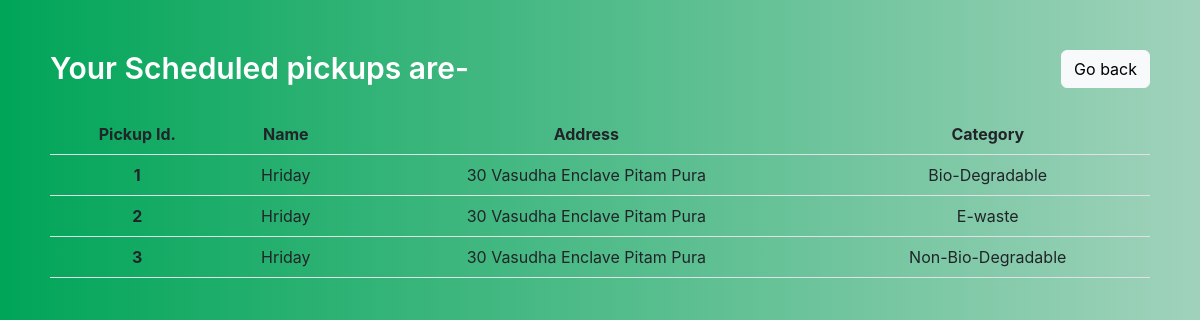
Before: /records with the older database file.
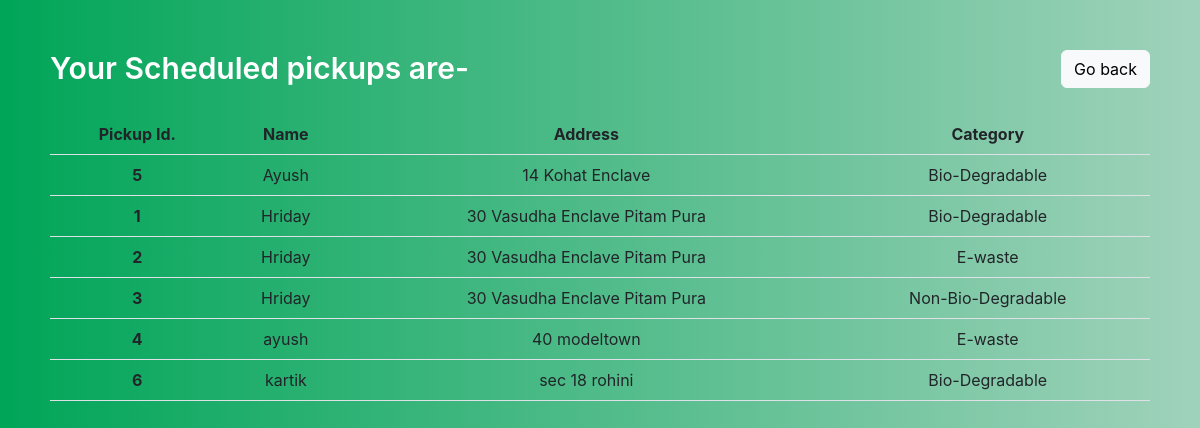
After: the same page with the newer database file.
### app.py (models this page shows, shortened)
class Todo(db.Model):
    id = db.Column(db.Integer, primary_key=True)
    firstname = db.Column(db.String(200), nullable=False)
    address = db.Column(db.String(200))
    category=db.Column(db.String)

### app.py (the view)
@app.route('/records')
def records():
    tasks = Todo.query.order_by(Todo.firstname).all()
    return render_template('records.html', tasks=tasks)

### templates/records.html (shortened to what this page needs)
{% extends 'home.html' %}
{% block body %}
<div class="gradient-custom text-center" style="min-height: 30%;">
  <div class="row">
    <div class="col" style="height:40px;">
      <h1 style="font-size: 30px; margin-top:0px; color:rgb(255, 255, 255); font-weight: 600;float: left;">Your
        Scheduled pickups are-</h1>
    </div>
    <div class="col "><button type="submit" class="btn btn-light btn-rounded" style="float:right;">
        <a href="/schedule2"> Go back</a>
      </button></div>
  </div>
  <br>
  <table class="table">
    <tr>
      <th scope="col">Pickup Id.</th>
      <th scope="col">Name</th>
      <th scope="col">Address</th>
      <th scope="col">Category</th>
    </tr>
    {% for task in tasks %}
    <tr>
      <th scope="row">{{task.id}}</th>
      <td>{{task.firstname}}</td>
      <td>{{task.address}}</td>
      <td>{{task.category}}</td>
    </tr>
    {% endfor %}
  </table>
</div>
{% endblock %}

### templates/home.html (shortened to what this page needs)
<!DOCTYPE html>
<html lan="en">
<head>
  <link rel="stylesheet" href="{{url_for('static',filename='css/bootstrap.css')}}">
  <link rel="stylesheet" href="{{url_for('static',filename='css/style.css')}}">
</head>
<body>
	{% block body %}{% endblock %}
</body>
</html>

### static/css/style.css (style rules this page uses)
html { overflow-x: hidden; }
body { font-family: -apple-system,BlinkMacSystemFont,"Segoe UI",Roboto,Helvetica,Arial,sans-serif,"Apple Color Emoji","Segoe UI Emoji","Segoe UI Symbol"; }
a { color: black; text-decoration: none; }

### templates/records.html (style rules this page uses)
.gradient-custom { background: -webkit-linear-gradient(left, #00a558, #a0d2bb); padding: 50px; height: 100vh; width: 100%; }

Changed rows visible on the page:
added Todo: id "5", firstname "Ayush", address "14 Kohat Enclave", category "Bio-Degradable"
added Todo: id "4", firstname "ayush", address "40 modeltown", category "E-waste"
added Todo: id "6", firstname "kartik", address "sec 18 rohini", category "Bio-Degradable"
